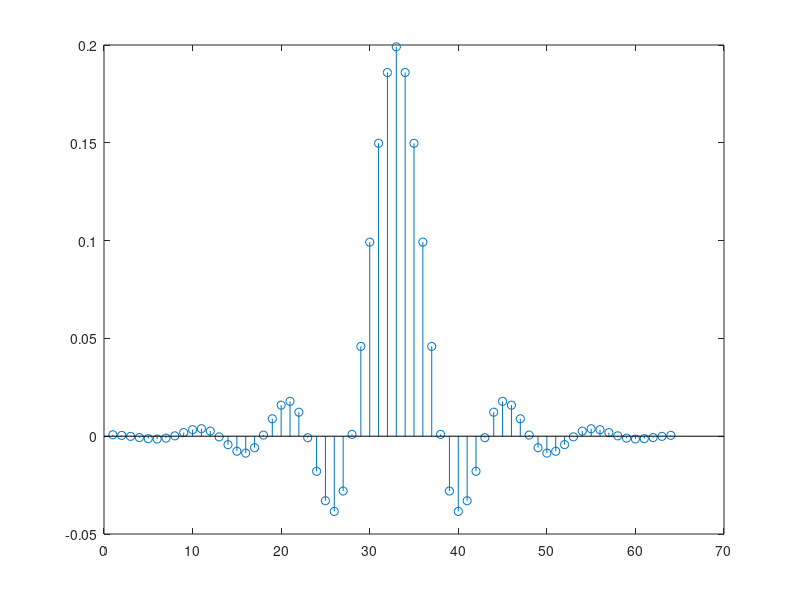

Reproduce this figure in MATLAB.
clear all; close all; clc;

Fs = 48000;

% frequencies in Hz
f1 = 21600;
f2 = 1200;

% filter
FILTER_LENGTH = 64;
cutoff = 0.2;
coeffs = fir1(FILTER_LENGTH, cutoff, 'low');

%freqz(coeffs,1);

h = impz(coeffs, 1);
h = h(1:end-1);
stem(h);

theFileName = 'C:\wudtke_sconza_nunes\ece395SHARC\coeffs.h';
theFile = fopen(theFileName,'wt');

fprintf(theFile,'#define FILTER_LENGTH %d\n\n',FILTER_LENGTH+1);
fprintf(theFile,'double coeffs[%d] = {\n\n',FILTER_LENGTH+1);
fprintf(theFile,'\t%6.6f,\n',coeffs(1:end-1));
fprintf(theFile,'\t%6.6f',coeffs(end));
fprintf(theFile,'\n\n};\n\n');

